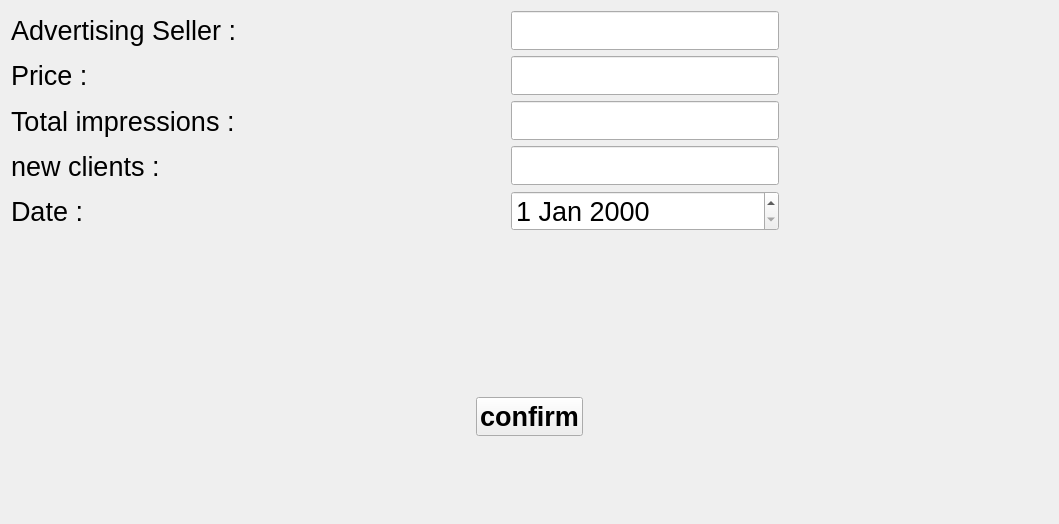
<?xml version="1.0" encoding="UTF-8"?>
<ui version="4.0">
 <class>AdvertisingWindow</class>
 <widget class="QWidget" name="AdvertisingWindow">
  <property name="geometry">
   <rect>
    <x>0</x>
    <y>0</y>
    <width>1059</width>
    <height>524</height>
   </rect>
  </property>
  <property name="windowTitle">
   <string>Form</string>
  </property>
  <layout class="QVBoxLayout" name="verticalLayout_4">
   <item>
    <layout class="QVBoxLayout" name="verticalLayout_3">
     <item>
      <layout class="QHBoxLayout" name="horizontalLayout">
       <item>
        <layout class="QVBoxLayout" name="verticalLayout">
         <item>
          <widget class="QLabel" name="advertisingSellerLabel">
           <property name="font">
            <font>
             <pointsize>20</pointsize>
            </font>
           </property>
           <property name="text">
            <string>Advertising Seller :</string>
           </property>
          </widget>
         </item>
         <item>
          <widget class="QLabel" name="priceLabel">
           <property name="font">
            <font>
             <pointsize>20</pointsize>
            </font>
           </property>
           <property name="text">
            <string>Price :</string>
           </property>
          </widget>
         </item>
         <item>
          <widget class="QLabel" name="totalImpressionLabel">
           <property name="font">
            <font>
             <pointsize>20</pointsize>
            </font>
           </property>
           <property name="text">
            <string>Total impressions :</string>
           </property>
          </widget>
         </item>
         <item>
          <widget class="QLabel" name="newClientsLabel">
           <property name="font">
            <font>
             <pointsize>20</pointsize>
            </font>
           </property>
           <property name="text">
            <string>new clients :</string>
           </property>
          </widget>
         </item>
         <item>
          <widget class="QLabel" name="DateLabel">
           <property name="font">
            <font>
             <pointsize>20</pointsize>
            </font>
           </property>
           <property name="text">
            <string>Date :</string>
           </property>
          </widget>
         </item>
        </layout>
       </item>
       <item>
        <spacer name="horizontalSpacer">
         <property name="orientation">
          <enum>Qt::Orientation::Horizontal</enum>
         </property>
         <property name="sizeHint" stdset="0">
          <size>
           <width>40</width>
           <height>20</height>
          </size>
         </property>
        </spacer>
       </item>
       <item>
        <layout class="QVBoxLayout" name="verticalLayout_2">
         <item>
          <widget class="QLineEdit" name="advertisingSellerLineEdit">
           <property name="font">
            <font>
             <pointsize>20</pointsize>
            </font>
           </property>
          </widget>
         </item>
         <item>
          <widget class="QLineEdit" name="pricePineEdit">
           <property name="font">
            <font>
             <pointsize>20</pointsize>
            </font>
           </property>
          </widget>
         </item>
         <item>
          <widget class="QLineEdit" name="totalImpressionLineEdit">
           <property name="font">
            <font>
             <pointsize>20</pointsize>
            </font>
           </property>
          </widget>
         </item>
         <item>
          <widget class="QLineEdit" name="newClientsLineEdit">
           <property name="font">
            <font>
             <pointsize>20</pointsize>
            </font>
           </property>
          </widget>
         </item>
         <item>
          <widget class="QDateEdit" name="dateEdit">
           <property name="font">
            <font>
             <pointsize>20</pointsize>
            </font>
           </property>
          </widget>
         </item>
        </layout>
       </item>
       <item>
        <spacer name="horizontalSpacer_2">
         <property name="orientation">
          <enum>Qt::Orientation::Horizontal</enum>
         </property>
         <property name="sizeHint" stdset="0">
          <size>
           <width>40</width>
           <height>20</height>
          </size>
         </property>
        </spacer>
       </item>
      </layout>
     </item>
     <item>
      <spacer name="verticalSpacer">
       <property name="orientation">
        <enum>Qt::Orientation::Vertical</enum>
       </property>
       <property name="sizeHint" stdset="0">
        <size>
         <width>20</width>
         <height>40</height>
        </size>
       </property>
      </spacer>
     </item>
     <item>
      <spacer name="verticalSpacer_3">
       <property name="orientation">
        <enum>Qt::Orientation::Vertical</enum>
       </property>
       <property name="sizeHint" stdset="0">
        <size>
         <width>20</width>
         <height>40</height>
        </size>
       </property>
      </spacer>
     </item>
     <item>
      <spacer name="verticalSpacer_4">
       <property name="orientation">
        <enum>Qt::Orientation::Vertical</enum>
       </property>
       <property name="sizeHint" stdset="0">
        <size>
         <width>20</width>
         <height>40</height>
        </size>
       </property>
      </spacer>
     </item>
     <item>
      <spacer name="verticalSpacer_5">
       <property name="orientation">
        <enum>Qt::Orientation::Vertical</enum>
       </property>
       <property name="sizeHint" stdset="0">
        <size>
         <width>20</width>
         <height>40</height>
        </size>
       </property>
      </spacer>
     </item>
     <item>
      <layout class="QHBoxLayout" name="horizontalLayout_2">
       <item>
        <spacer name="horizontalSpacer_4">
         <property name="orientation">
          <enum>Qt::Orientation::Horizontal</enum>
         </property>
         <property name="sizeHint" stdset="0">
          <size>
           <width>40</width>
           <height>20</height>
          </size>
         </property>
        </spacer>
       </item>
       <item>
        <widget class="QPushButton" name="confirmPushButton">
         <property name="font">
          <font>
           <pointsize>20</pointsize>
           <bold>true</bold>
          </font>
         </property>
         <property name="text">
          <string>confirm</string>
         </property>
        </widget>
       </item>
       <item>
        <spacer name="horizontalSpacer_3">
         <property name="orientation">
          <enum>Qt::Orientation::Horizontal</enum>
         </property>
         <property name="sizeHint" stdset="0">
          <size>
           <width>40</width>
           <height>20</height>
          </size>
         </property>
        </spacer>
       </item>
      </layout>
     </item>
    </layout>
   </item>
   <item>
    <spacer name="verticalSpacer_2">
     <property name="orientation">
      <enum>Qt::Orientation::Vertical</enum>
     </property>
     <property name="sizeHint" stdset="0">
      <size>
       <width>20</width>
       <height>40</height>
      </size>
     </property>
    </spacer>
   </item>
  </layout>
 </widget>
 <resources/>
 <connections/>
</ui>
